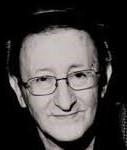
#> input picture img1.jpg, 127 x 150 px; its folder holds only this picture in this run
$ jupyter execute --allow-errors lbp.ipynb
#> lines starting #> are read from the running program, lines starting #| are printed output that depends on the picture
[cell 1]
import numpy as np
import cv2
import matplotlib.pyplot as plt
from IPython.display import Image, display
import math

[cell 2]
def redimensioner(image1):
    dim=(128,128)
    image1=cv2.resize(image1,dim)
    return image1

[cell 3]
def face(image,k):
    face_cascade = cv2.CascadeClassifier("opencv-4.x\opencv-4.x/data/haarcascades/haarcascade_frontalface_default.xml")
    face1 = face_cascade.detectMultiScale(image)
    for i,[x,y,w,h] in enumerate (face1):
        face_image = image[y:y + h, x:x + w]
        file_name = "image"+str(k)+".jpg ".format(i)
        file_path = file_name
    return face_image,file_path

[cell 4]
# read and detect face of all images
def read_face(nb_img):
#> called with nb_img = 5
    for i in range(nb_img):

        image=cv2.imread('img'+str(i+1)+'.jpg',0)
#> image: shape (150, 127); min 0, max 223, mean 66.7


        face_image,file_path =face(image,i+1)
#> in face, `face1 = face_cascade.detectMultiScale(image)`: face1 = [[14, 40, 96, 96]]
#> the loop in face, `for i,[x,y,w,h] in enumerate (face1):` made 1 pass
#> pass 1, in face, `face_image = image[y:y + h, x:x + w]`:
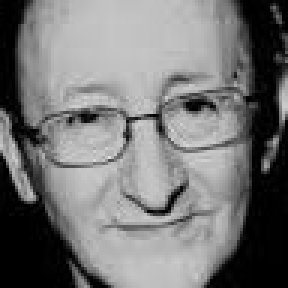
#> face_image: shape (96, 96) (shown 3 times larger); min 0, max 223, mean 118.1
#> file_path = 'image1.jpg '
        face_image=redimensioner(face_image)
#> in redimensioner, `image1=cv2.resize(image1,dim)`:
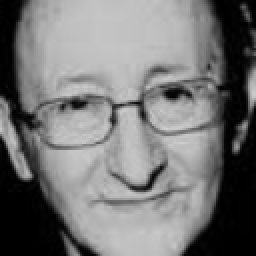
#> image1: shape (128, 128) (shown 2 times larger); min 0, max 209, mean 118
        plt.imshow(face_image,cmap='gray')
#> (this line was passed over: IPython is not available in this run)
        cv2.imwrite(file_path, face_image)
